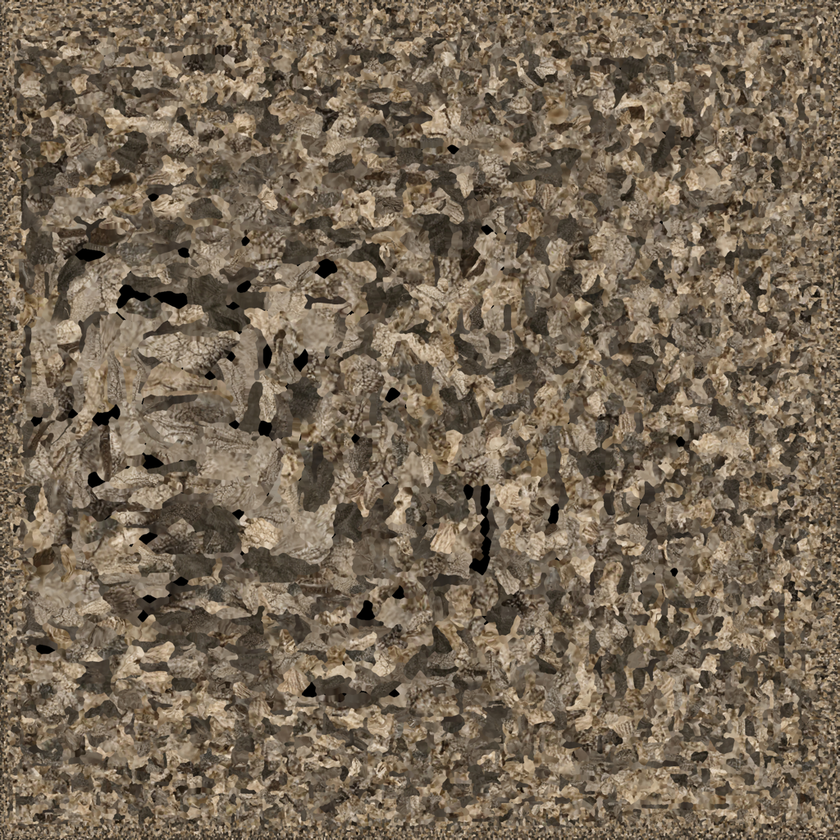
#> input picture game/assets/models/hollow_crown_texture_0.png, 840 x 840 px, shrunk from 1024 x 1024 before the run
$ python cutout_black.py ../game/assets/models/hollow_crown_texture_0.png ../game/assets/models/parasite_parasiteZombie_body_diffuse.png
#> lines starting #> are read from the running program, lines starting #| are printed output that depends on the picture
#!/usr/bin/env python3
"""Key a BLACK-background figure to real alpha (L1.5, 2026-09-13: monster_in_the_dark.png).

    ~/Downloads/claude-image-generation-main/.venv/bin/python3 tools/cutout_black.py <in> <out> [LO HI] [--crop]

`LO HI` override the thresholds (a dark-clothed figure on pure black wants ~3 12; the wing
monster's black is dirtier and wants the 10 34 defaults). `--crop` trims to the opaque bounds
plus a margin, so a quad sized from the aspect is the FIGURE, not the canvas.

Luminance below LO -> transparent, above HI -> opaque, a soft ramp between — and the alpha is
blurred slightly so the ramp does not alias. The figure itself is dark, so the thresholds are
LOW (the eyes/teeth are the bright parts; the body sits at 15-60/255 against a 0-8 backdrop).
An unshaded billboard of the raw file would be a black RECTANGLE with a face in it; in a
pitch-black wing that is invisible until the torch or a marker catches its edge.
"""

import sys
from PIL import Image, ImageFilter

LO, HI = 10, 34


def main():
    src, dst = sys.argv[1], sys.argv[2]
    args = [x for x in sys.argv[3:] if not x.startswith("--")]
    lo, hi = (int(args[0]), int(args[1])) if len(args) >= 2 else (LO, HI)
    im = Image.open(src).convert("RGBA")
#> im is the input picture: PIL image 840x840 RGBA; mean R, G, B, A 118.2, 103.6, 85.2, 255
    lum = im.convert("L")
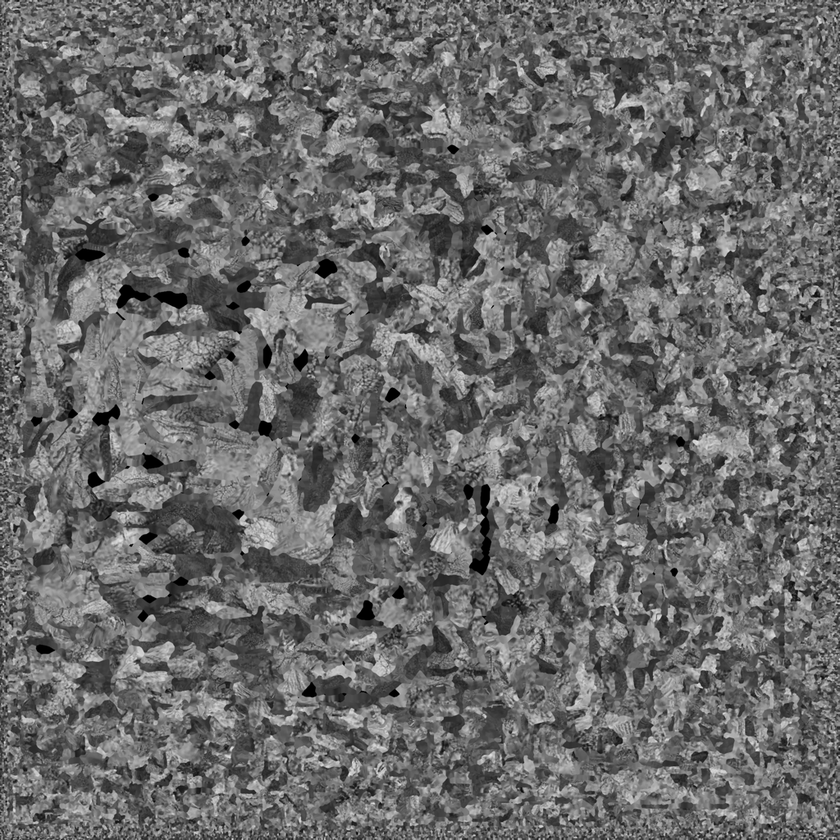
#> lum: PIL image 840x840 L; min 0, max 235, mean 105.9
    a = lum.point(lambda v: 0 if v <= lo else (255 if v >= hi else int(255 * (v - lo) / (hi - lo))))
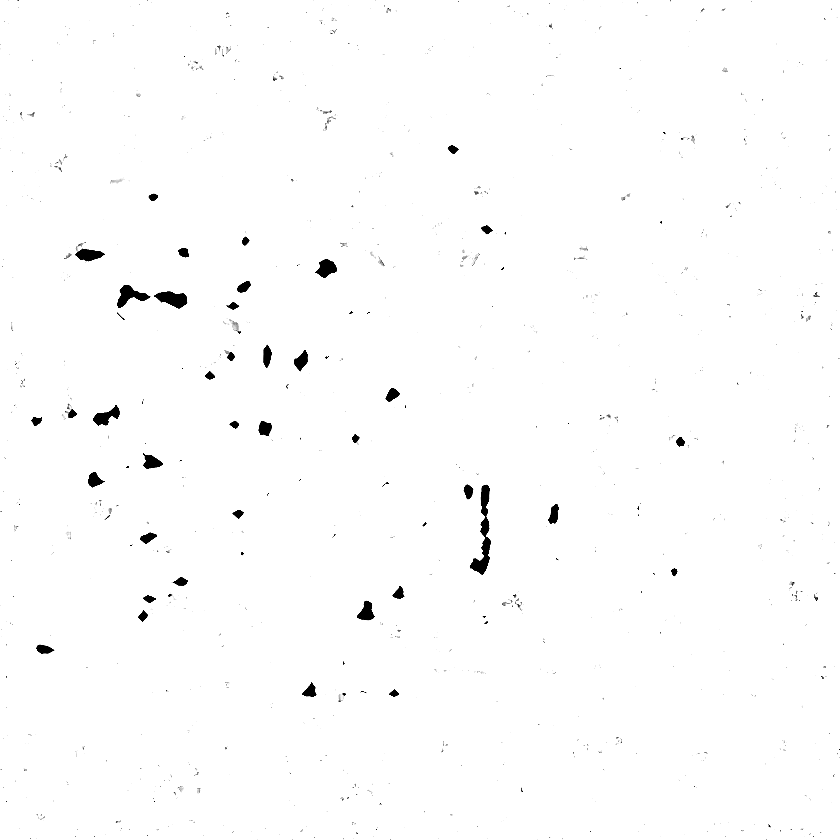
#> a: PIL image 840x840 L; min 0, max 255, mean 252.8
    a = a.filter(ImageFilter.GaussianBlur(1.0))
    im.putalpha(a)
    if "--crop" in sys.argv:
        bbox = a.point(lambda v: 255 if v > 8 else 0).getbbox()
        if bbox:
            m = 12
            im = im.crop((max(0, bbox[0] - m), max(0, bbox[1] - m), min(im.size[0], bbox[2] + m), min(im.size[1], bbox[3] + m)))
            a = im.getchannel("A")
    im.save(dst)
    cov = sum(1 for v in a.getdata() if v > 0) / float(im.size[0] * im.size[1])
#> cov = 0.998
    print("wrote", dst, im.size, "opaque coverage %.1f %%" % (cov * 100))
#| wrote ../game/assets/models/parasite_parasiteZombie_body_diffuse.png (840, 840) opaque coverage 99.8 %


if __name__ == "__main__":
    main()
